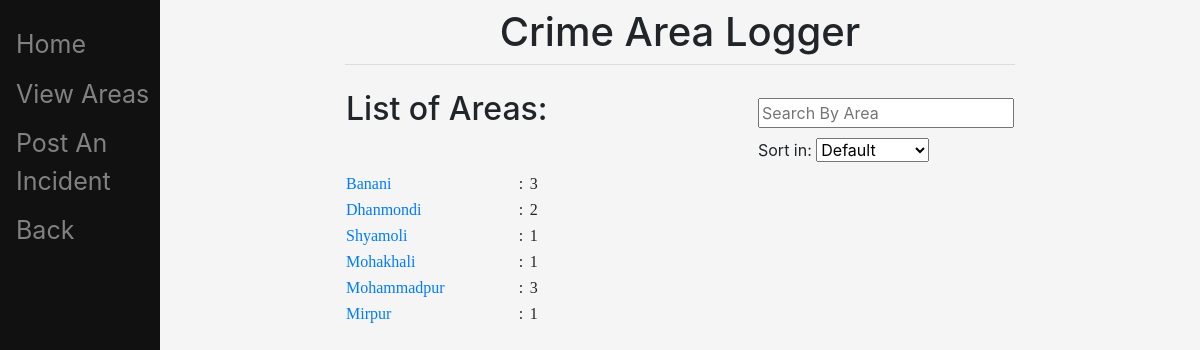
The app's page /Areas/, older data.
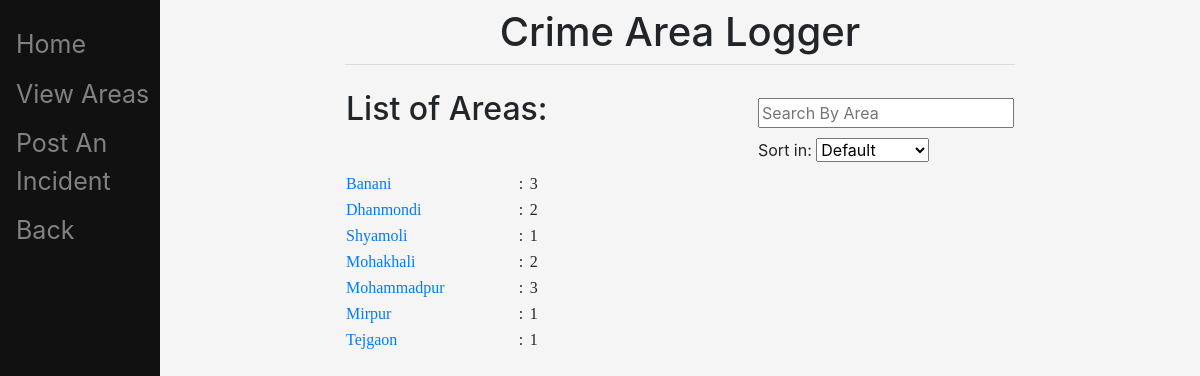
The same page, newer data.
### main/models.py (models this page shows, shortened)
class Area(models.Model):
	name = models.CharField(max_length=150)
	number_of_crimes = models.IntegerField(default=0)

### main/views.py (the view)
# urls.py: path("Areas/", views.areas, name="areas"),
def areas(response):
	my_dict = {}
	for obj in list(Area.objects.all()):
		my_dict[obj.name] = obj.number_of_crimes
	return render(response, "main/list.html", {'my_dict':my_dict})

### main/templates/main/list.html (shortened to what this page needs)
{% extends 'main/base.html' %}
{% block content %}
	<table> <tr>
		<td style="width:500px"> <h2>List of Areas:</h2> </td>
		<td>
			<form class="example" action='' id='form'>
			 	<input type="text" placeholder="Search By Area" name="search" id='query'>
			</form>
		</td>
		</tr>
		<tr> <td></td>
		<td>
			<form>  <label> Sort in: </label>
				<select id='sort' onchange='sortChanged(this.value);'>
					<option value = "Default"> Default </option>
				</select>
			</form>
 		</td>
 		</tr>
 	 </table>
	<table style="width:30%; text-align:left; font-family:tahoma" >
		{% for sl,info in my_dict.items %}
		<tr> <td>  <a href="http://127.0.0.1:8000/Areas/incidents/{{sl}}">{{sl}}</a> </td> <td> : </td><td> {{info}}  </td> </tr>
		{% endfor %}
	</table>
{% endblock %}

Row changes from the older to the newer data that the page shows:
added Area: my_dict "Tejgaon"
Text that changed along with them:
new list line: "Mohakhali"
new list line: ": 2"
new list line: ": 1"
list line gone: "Mohakhali"
list line gone: ": 1"
